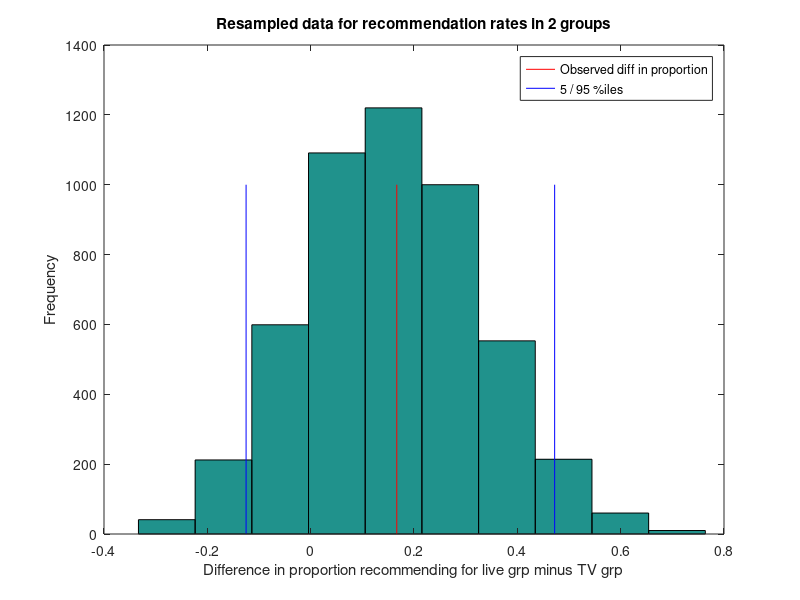

Write MATLAB code to recreate this figure.
%tvlive_boot.m
%
%this is a resampling programme
%it does a bootstrapping test for binary probabilities in 2 groups
%written by AP 
%v1.01 28.1.2017

%the first few lines of code are general for all Matlab programmes
%first we need to set the random number seed so that we get the same
%randomisation sequence each time we run the programme
%here we set it so that the sequence is the one you get if you first
%started up Matlab
rng('default'); %rng = Random Number Generator

clc; %this clears the command window at the start of the programme
clear variables; %this clears any variables from memory

%%%%%%%%%%%%%%%%%%%%%%%%%%%%%%%%%%%%%%%%%%%%%%%%%%%%%%%%%%%%%%%%%%%%%%%%%%%%%%%%%%%%%%%%%
% Below we describe the scenario to which this programme relates.
% Some students have been studying a course live, and some on TV.
% At the end, they are asked whether they would recommend the course.
% 24 watched it live.  Of these, 20 sould recommend it.
% 9 watched it on TV.  Of these, 6 would recommend it.
% Is the proportion of recommendations significantly different in the two conditions?
% We could investigate this with a chi-square test.
% But we are worried about how well the chi-squred test will work
% with such small groups
% So (using resampling) we could simply say
% Watching live, the proportion who would recommend is 0.833333
% Watching on TV, the proportion who would recommend is 0.666667
% The difference in proportions (live group minus tv group) is 0.16667
% Is this significantly different from 0 (expected under the null hypothesis
% that the mode of delivery makes no difference)
%%%%%%%%%%%%%%%%%%%%%%%%%%%%%%%%%%%%%%%%%%%%%%%%%%%%%%%%%%%%%%%%%%%%%%%%%%%%%%%%%%%%%%%%%%

%next we specify the above scenario and data
%in this example we have 2 groups with sizes 24 and 9
g1n=24; %this is the live group size
g1_1s=20; %20 Ss in live grp recommended (outcome=1)
g2n=9;  %this is the tv group size
g2_1s=6; %6 Ss in the TV grp recommended (outcome=1)
totalN=g1n+g2n; %total N
total_1s=g1_1s+g2_1s; %total recommends across both groups
total_0s=totalN-total_1s; %ditto for 0s (not recommend)
obs_diff_prop=(g1_1s/g1n) - (g2_1s/g2n); %this is the actual observed difference in recommend proportions 

%the next 2 lines of code summarises our 33 observations, 26 1s and 7 0s
%this DOES worry about groups, as the resampling for bootstrapping 
%needs to preserve the group assignment each time the randomisation
%is done for these data.
%The data will be in 2 variables called 
%liveurn with 1 row and 24 columns
%and tvurn with 1 row and 9 columns
liveurn=[ones(1,g1_1s) zeros(1,(g1n-g1_1s))]; %the data for the live group
tvurn=[ones(1,g2_1s) zeros(1,(g2n-g2_1s))];   %the data for the Tv group
n_resamples=5000; %we could put this under user control using the input command
alpha=0.05; %standard significance level / Type 1 error rate
myresults=zeros(n_resamples,1); %creates an empty vector for our results, to be filled later

%next is a loop for carrying out the resampling
for sample = 1:n_resamples
    %the next line of code is the key line in the programme
    %it takes a sample from live data urn with replacement
    live_s = datasample(liveurn, g1n, 'Replace', true);
    live_s_y = sum(live_s==1);  %and counts how many recommend outcomes (1s) there are in the live group
    live_s_prop = live_s_y/g1n; %and then computes this as a proportion
    %and now do the same for the TV data urn
    tv_s = datasample(tvurn, g2n, 'Replace', true);
    tv_s_y = sum(tv_s==1);
    tv_s_prop = tv_s_y/g2n;
    diff_s = live_s_prop - tv_s_prop; %this is the resampled difference in proportion, live minus TV
    myresults(sample) = diff_s; %stores the resampled result in a myresults vector
end

%now work out the key info from the resampled results
%the next line of code counts how many times our resampled data
%show an observed difference of proportions which is as great or greater than
%the value seen in our real data
count=sum(myresults>=obs_diff_prop);
prob=count/n_resamples;

%now we report the results on screen
%in the next command line we use num2str to convert the numerical value of
%the variable obs_diff_prop into a string for displaying purposes
disp(['The observed difference in proportion = ' num2str(obs_diff_prop)])

%now we work out the mean and 95% percentiles of the bootstrapped
%distribution
disp(['The mean of the bootstrapped distribution of differences in proportions = ' num2str(mean(myresults))])
lower_ptile=100*alpha; %this is the lower percentile (eg 5th) that we want
upper_ptile=100*(1-alpha); %this is the upper percentile (eg 95th) that we want
%next we find the value of that percentile in our resampled proportion
%difference results (ie in myresults), using Matlab's percentile command
CL_low_boot=prctile(myresults,lower_ptile); %prctile gives percentiles
CL_hi_boot=prctile(myresults,upper_ptile); %prctile gives percentiles
alpha100_l = alpha*100;
alpha100_h = (1-alpha)*100;
disp(['The ' num2str(alpha100_l) 'th percentile of the bootstrapped distribution of differences in proportions = ' num2str(CL_low_boot)])
disp(['The ' num2str(alpha100_h) 'th percentile of the bootstrapped distribution of differences in proportions = ' num2str(CL_hi_boot)])

%now display the results in a histogram
%I have turned off the table as it produces a very long output
%tabulate(myresults)   %the tabulate command does what you'd expect!
hist(myresults); %the histogram command does what you'd expect!
%the next 3 lines label the histogram appropriately
title('Resampled data for recommendation rates in 2 groups');
ylabel('Frequency');
xlabel('Difference in proportion recommending for live grp minus TV grp');
%and the next bit just puts vertical lines on the histogram in key positions
hold on; %so we draw the next command on the previous figure
xpoints=[obs_diff_prop,obs_diff_prop]; %create x values for start and end of line
ypoints=[0,n_resamples.*0.2]; %create y values for start and end of line
obsval = plot(xpoints,ypoints,'-r'); %draws red r vertical line for obs proportion diff
xlpoints=[CL_low_boot, CL_low_boot]; %create x values for start and end of line
xhpoints=[CL_hi_boot,CL_hi_boot]; %create x values for start and end of line
lowCL = plot(xlpoints,ypoints,'-b'); %draws blue b vertical line for low alpha percentile
hiCL = plot(xhpoints,ypoints,'-b'); %draws blue b vertical line for low alpha percentile
%in the previous line we assigned a handle variable obsval for the plot so we could
%relate the legend specifically to that part of the figure
legend([obsval, lowCL],'Observed diff in proportion',[num2str(alpha100_l) ' / ' num2str(alpha100_h) ' %iles']); %we add a legend for the observed difference and the %iles




